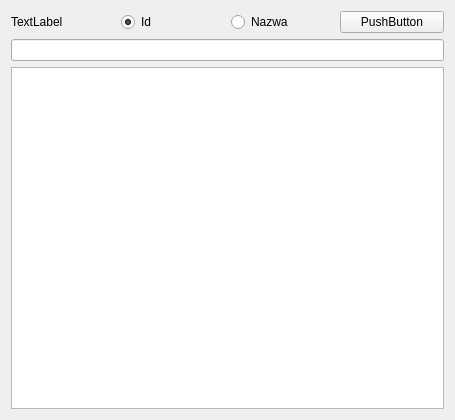
<?xml version="1.0" encoding="UTF-8"?>
<ui version="4.0">
 <class>WyborTowaru</class>
 <widget class="QWidget" name="WyborTowaru">
  <property name="geometry">
   <rect>
    <x>0</x>
    <y>0</y>
    <width>455</width>
    <height>420</height>
   </rect>
  </property>
  <property name="windowTitle">
   <string>Form</string>
  </property>
  <layout class="QVBoxLayout" name="verticalLayout">
   <item>
    <layout class="QHBoxLayout" name="horizontalLayout">
     <item>
      <widget class="QLabel" name="label">
       <property name="text">
        <string>TextLabel</string>
       </property>
      </widget>
     </item>
     <item>
      <widget class="QRadioButton" name="radioButton_id">
       <property name="text">
        <string>Id</string>
       </property>
       <property name="checked">
        <bool>true</bool>
       </property>
      </widget>
     </item>
     <item>
      <widget class="QRadioButton" name="radioButton_name">
       <property name="text">
        <string>Nazwa</string>
       </property>
      </widget>
     </item>
     <item>
      <widget class="QPushButton" name="pushButton_close">
       <property name="text">
        <string>PushButton</string>
       </property>
      </widget>
     </item>
    </layout>
   </item>
   <item>
    <widget class="QLineEdit" name="lineEdit"/>
   </item>
   <item>
    <widget class="QTableView" name="tableView"/>
   </item>
  </layout>
 </widget>
 <resources/>
 <connections/>
</ui>
